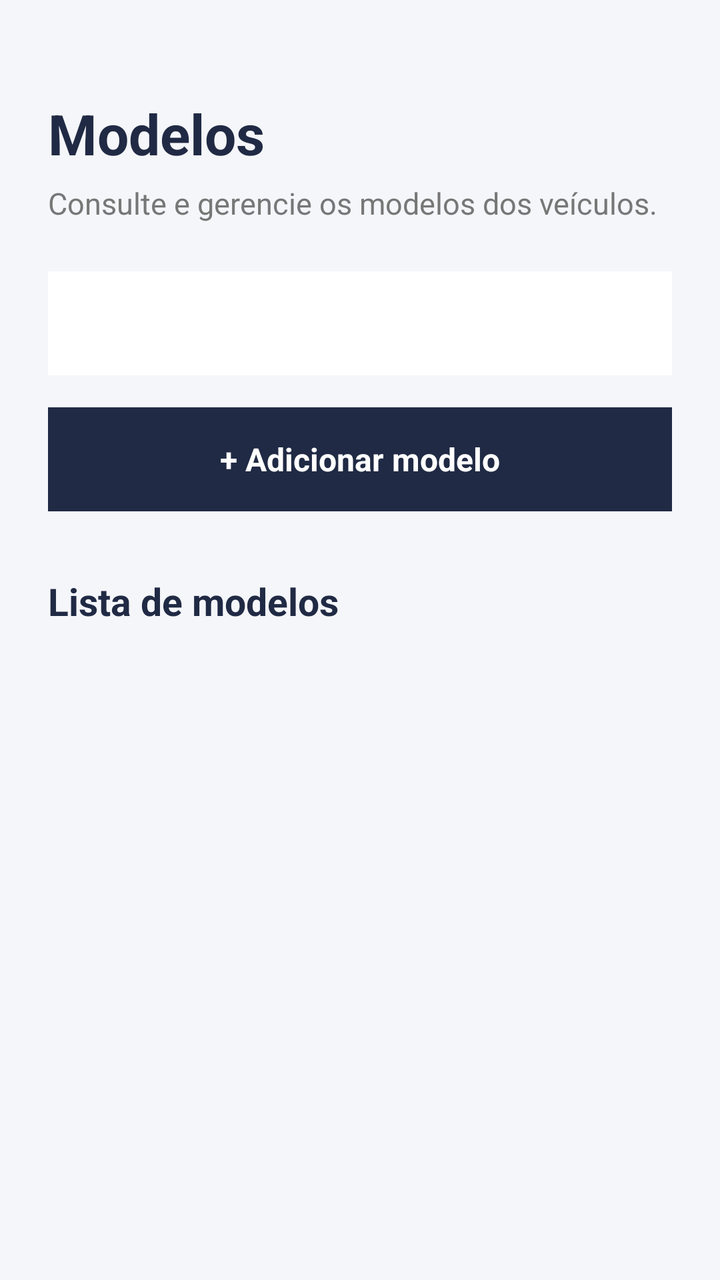
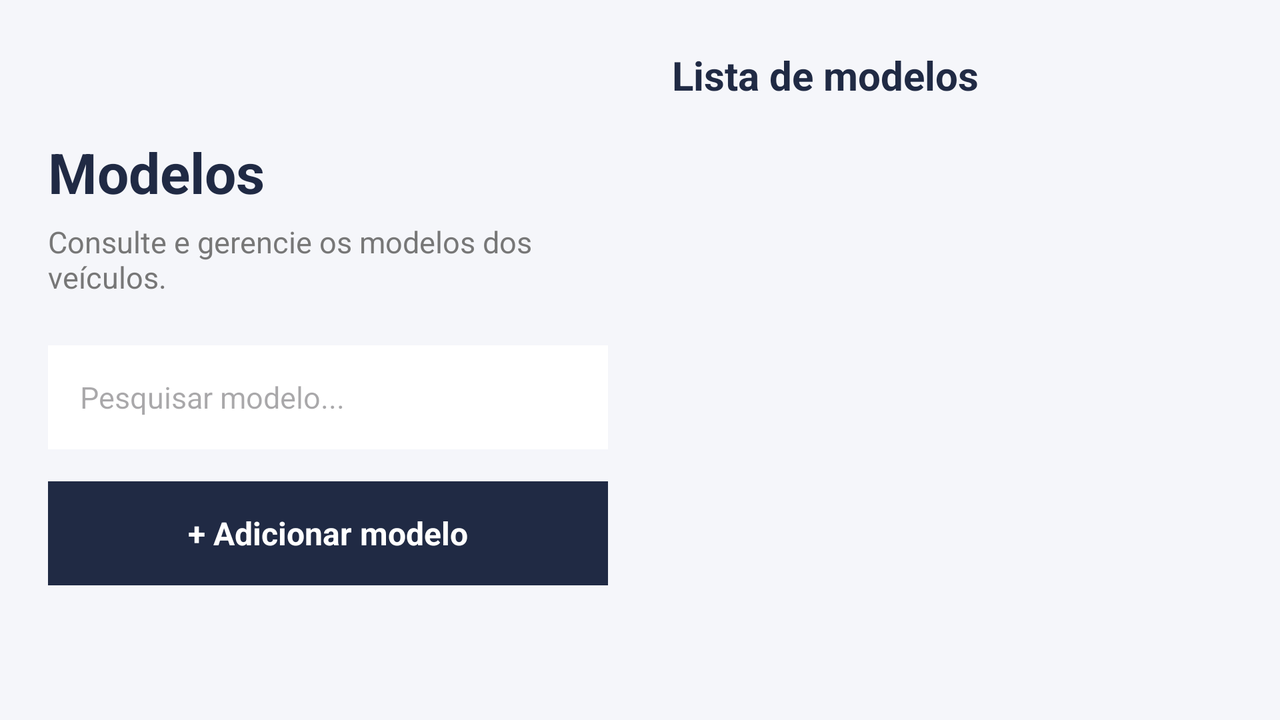

One screen, two layout resources from the same app: the default and the repository's alternative for another configuration. Each is rendered where Android would select it; the XML of both is given below.
<!-- AndroidManifest.xml: application theme Theme.Androidcarros -->
<!-- res/layout/activity_modelos.xml -->
<?xml version="1.0" encoding="utf-8"?>
<LinearLayout xmlns:android="http://schemas.android.com/apk/res/android"
    android:layout_width="match_parent"
    android:layout_height="match_parent"
    android:orientation="vertical"
    android:background="#F5F6FA"
    android:padding="24dp">

    <TextView
        android:layout_width="match_parent"
        android:layout_height="wrap_content"
        android:text="@string/titulo_modelos"
        android:textColor="#202A44"
        android:textSize="28sp"
        android:textStyle="bold"
        android:layout_marginTop="24dp" />

    <TextView
        android:layout_width="match_parent"
        android:layout_height="wrap_content"
        android:text="@string/subtitulo_modelos"
        android:textColor="#777777"
        android:textSize="15sp"
        android:layout_marginTop="6dp"
        android:layout_marginBottom="24dp" />

    <Spinner
        android:id="@+id/filtroMarca"
        android:layout_width="match_parent"
        android:layout_height="52dp"
        android:background="#FFFFFF"
        android:paddingHorizontal="16dp" />

    <TextView
        android:id="@+id/adicionarModelo"
        android:layout_width="match_parent"
        android:layout_height="52dp"
        android:layout_marginTop="16dp"
        android:background="#202A44"
        android:gravity="center"
        android:text="@string/adicionar_modelo"
        android:textColor="#FFFFFF"
        android:textSize="16sp"
        android:textStyle="bold" />

    <TextView
        android:layout_width="match_parent"
        android:layout_height="wrap_content"
        android:text="@string/lista_modelos"
        android:textColor="#202A44"
        android:textSize="19sp"
        android:textStyle="bold"
        android:layout_marginTop="32dp"
        android:layout_marginBottom="12dp" />

    <ListView
        android:id="@+id/listModelos"
        android:layout_width="match_parent"
        android:layout_height="0dp"
        android:layout_weight="1"
        android:divider="@android:color/transparent"
        android:dividerHeight="8dp" />

    <TextView
        android:id="@+id/textoVazio"
        android:layout_width="match_parent"
        android:layout_height="120dp"
        android:background="#FFFFFF"
        android:gravity="center"
        android:padding="16dp"
        android:text="@string/nenhum_modelo"
        android:textColor="#777777"
        android:textSize="15sp"
        android:visibility="gone" />

</LinearLayout>
<!-- resources referenced by this layout -->
<resources>
  <string name="adicionar_modelo">+ Adicionar modelo</string>
  <string name="lista_modelos">Lista de modelos</string>
  <string name="nenhum_modelo">Os modelos cadastrados aparecerão aqui.</string>
  <string name="subtitulo_modelos">Consulte e gerencie os modelos dos veículos.</string>
  <string name="titulo_modelos">Modelos</string>
  <style name="Theme.Androidcarros" parent="Base.Theme.Androidcarros" />
  <style name="Base.Theme.Androidcarros" parent="Theme.Material3.DayNight.NoActionBar">
          
          
      </style>
</resources>
<!-- res/layout-land/activity_modelos.xml (the repository's variant of the layout above) -->
<!-- drawn on the phone turned sideways -->
<?xml version="1.0" encoding="utf-8"?>
<LinearLayout xmlns:android="http://schemas.android.com/apk/res/android"
    android:layout_width="match_parent"
    android:layout_height="match_parent"
    android:orientation="horizontal"
    android:background="#F5F6FA"
    android:padding="24dp">

    <LinearLayout
        android:layout_width="0dp"
        android:layout_height="match_parent"
        android:layout_weight="1"
        android:orientation="vertical"
        android:gravity="center_vertical"
        android:paddingEnd="16dp">

        <TextView
            android:layout_width="match_parent"
            android:layout_height="wrap_content"
            android:text="@string/titulo_modelos"
            android:textColor="#202A44"
            android:textSize="28sp"
            android:textStyle="bold" />

        <TextView
            android:layout_width="match_parent"
            android:layout_height="wrap_content"
            android:text="@string/subtitulo_modelos"
            android:textColor="#777777"
            android:textSize="15sp"
            android:layout_marginTop="6dp" />

        <EditText
            android:id="@+id/pesquisaModelo"
            android:layout_width="match_parent"
            android:layout_height="52dp"
            android:layout_marginTop="24dp"
            android:background="#FFFFFF"
            android:hint="@string/pesquisar_modelos"
            android:paddingHorizontal="16dp"
            android:singleLine="true"
            android:textSize="15sp" />

        <TextView
            android:id="@+id/adicionarModelo"
            android:layout_width="match_parent"
            android:layout_height="52dp"
            android:layout_marginTop="16dp"
            android:background="#202A44"
            android:gravity="center"
            android:text="@string/adicionar_modelo"
            android:textColor="#FFFFFF"
            android:textSize="16sp"
            android:textStyle="bold" />

    </LinearLayout>

    <LinearLayout
        android:layout_width="0dp"
        android:layout_height="match_parent"
        android:layout_weight="1"
        android:orientation="vertical"
        android:paddingStart="16dp">

        <TextView
            android:layout_width="match_parent"
            android:layout_height="wrap_content"
            android:text="@string/lista_modelos"
            android:textColor="#202A44"
            android:textSize="20sp"
            android:textStyle="bold"
            android:layout_marginBottom="12dp" />

        <ListView
            android:id="@+id/listModelos"
            android:layout_width="match_parent"
            android:layout_height="0dp"
            android:layout_weight="1"
            android:divider="@android:color/transparent"
            android:dividerHeight="8dp" />

        <TextView
            android:id="@+id/textoVazio"
            android:layout_width="match_parent"
            android:layout_height="120dp"
            android:background="#FFFFFF"
            android:gravity="center"
            android:padding="16dp"
            android:text="@string/nenhum_modelo"
            android:textColor="#777777"
            android:textSize="15sp"
            android:visibility="gone" />

    </LinearLayout>

</LinearLayout>
<!-- resources referenced by the variant -->
<!-- as the phone turned sideways resolves them -->
<resources>
  <string name="adicionar_modelo">+ Adicionar modelo</string>
  <string name="lista_modelos">Lista de modelos</string>
  <string name="nenhum_modelo">Os modelos cadastrados aparecerão aqui.</string>
  <string name="pesquisar_modelos">Pesquisar modelo...</string>
  <string name="subtitulo_modelos">Consulte e gerencie os modelos dos veículos.</string>
  <string name="titulo_modelos">Modelos</string>
  <style name="Theme.Androidcarros" parent="Base.Theme.Androidcarros" />
  <style name="Base.Theme.Androidcarros" parent="Theme.Material3.DayNight.NoActionBar">
          
          
      </style>
</resources>
